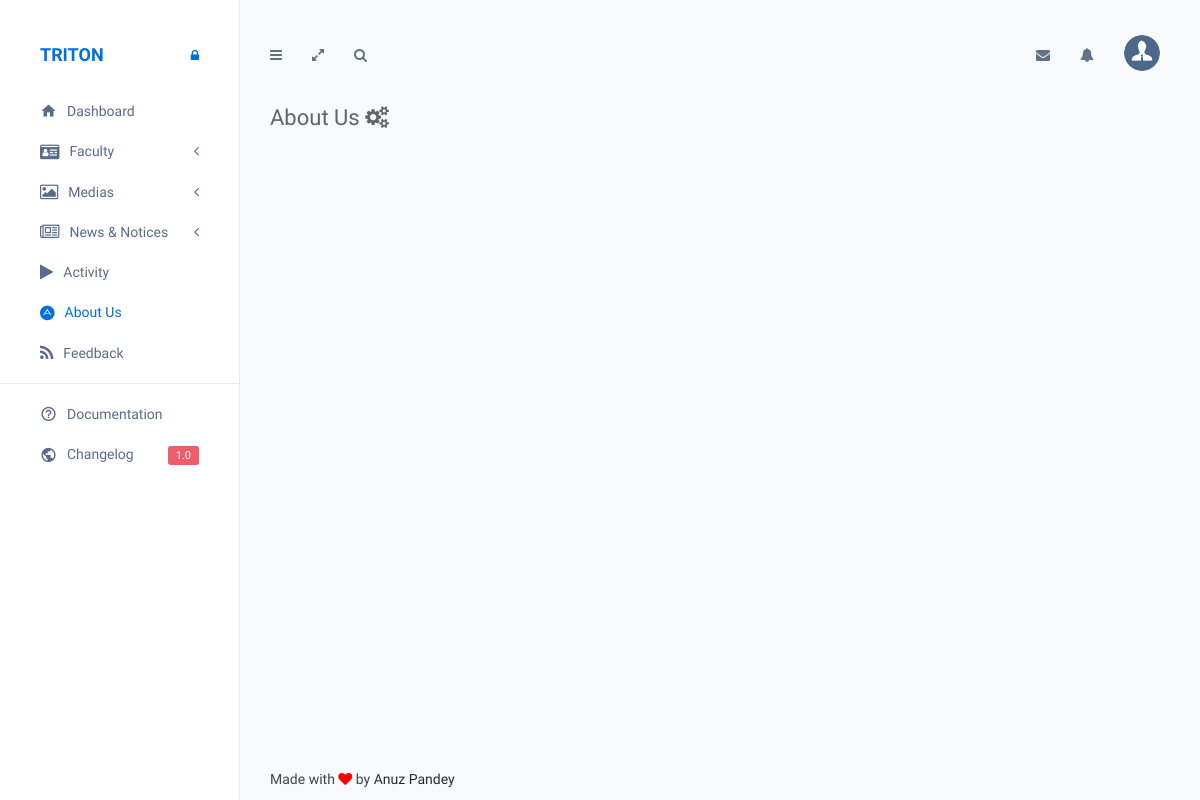
/cpanel/aboutUs.php (signed in), run on an earlier commit of the app's database.
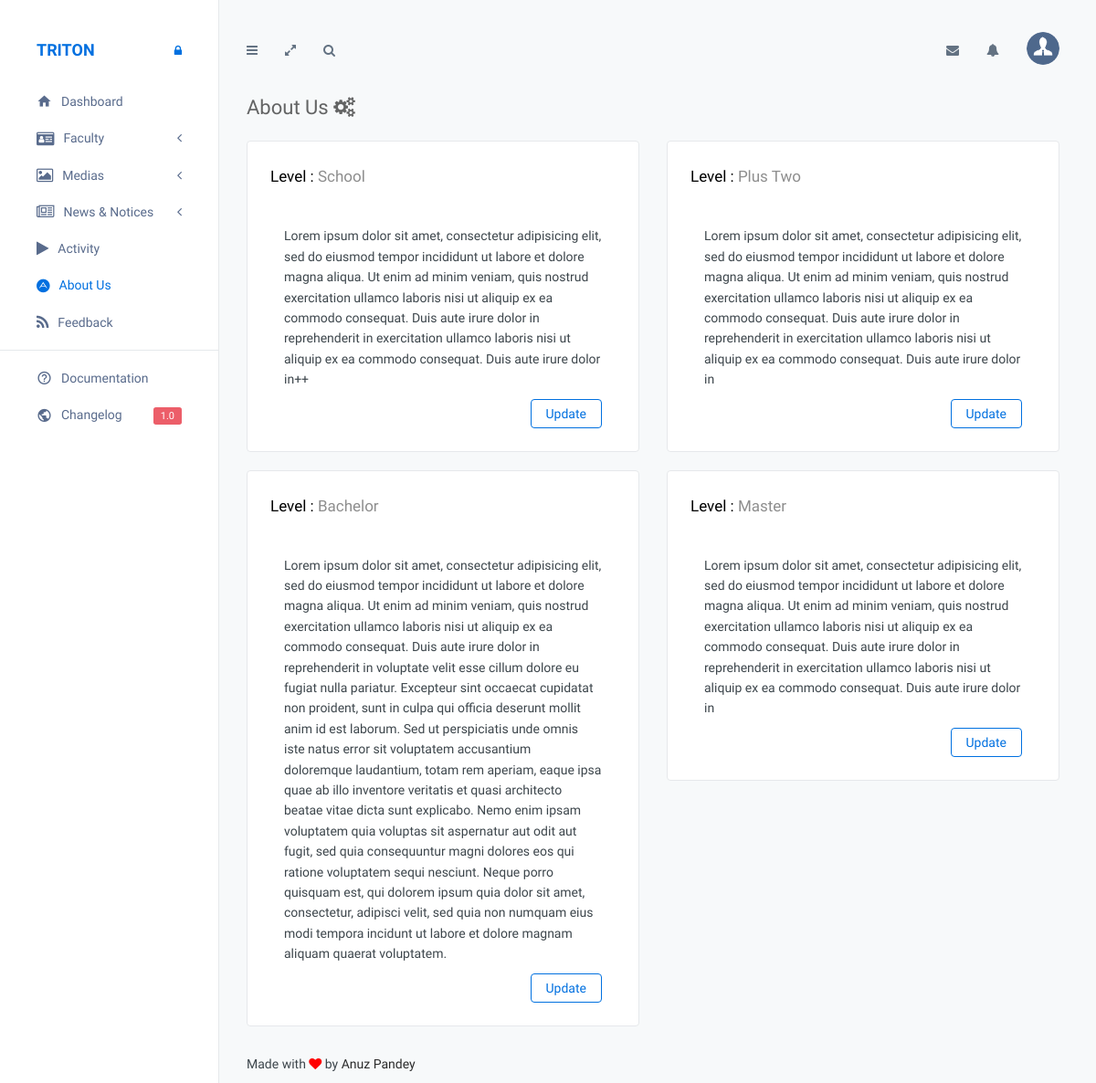
And on a later commit of the database.
### tables this page shows
CREATE TABLE `tbl_aboutus` (
  `abt_id` int(11) NOT NULL,
  `about_us_text` text NOT NULL,
  `featured_image` varchar(100) NOT NULL,
  `abtus_level` int(11) NOT NULL
);

CREATE TABLE `tbl_level` (
  `level_id` int(11) NOT NULL,
  `level_name` varchar(100) NOT NULL,
  `updated_date` date NOT NULL
);

### cpanel/aboutUs.php (the view, shortened to what the changed rows need)
<?php
require_once('../connection.php');
	?>
<!DOCTYPE html>
<html lang="en">
<head>
    <link href="../assets/plugins/bootstrap/css/bootstrap.min.css" rel="stylesheet">
    <link href="../assets/plugins/font-awesome/css/font-awesome.min.css" rel="stylesheet">
    <link href="../assets/plugins/icomoon/style.css" rel="stylesheet">
    <link href="../assets/plugins/uniform/css/default.css" rel="stylesheet" />
    <link href="../assets/plugins/switchery/switchery.min.css" rel="stylesheet" />
    <link href="../assets/plugins/nvd3/nv.d3.min.css" rel="stylesheet">
    <link href="../assets/plugins/switchery/switchery.min.css" rel="stylesheet" />
    <link href="../assets/plugins/dropzone/dropzone.min.css" rel="stylesheet">
    <link href="../assets/plugins/plupload/js/jquery.plupload.queue/css/jquery.plupload.queue.css" rel="stylesheet" type="text/css" />
    <link href="../assets/css/triton.css" rel="stylesheet">
    <link href="../assets/css/themes/admin.css" rel="stylesheet">
    <link href="../assets/css/custom.css" rel="stylesheet">
</head>
<body>
    <div class="page-container">
        <div class="page-content">
            <div class="page-inner">
                <div id="main-wrapper">
                    <div class="row">
		<?php
		$query_check = "SELECT * FROM tbl_aboutus AS a, tbl_level AS l WHERE l.level_id=a.abtus_level";
		$result = $conn->query( $query_check );
		?>
		<?php
			while($data = $result->fetch_array())
			{
		?>
                        <div class="col-md-6">
                            <div class="profile-timeline">
                                <ul class="list-unstyled">
                                    <li class="timeline-item">
                                        <div class="panel panel-white">
                                            <div class="panel-body">
                                                <div class="timeline-item-header">
                                                    <p>Level : <span><?php echo  $data['level_name']; ?></span></p>
                                                </div>
                                                <div class="timeline-item-post">
                                                    <div class="col-md-12">
                                                        <img src='aboutUsImage/<?php echo $data['featured_image']; ?>' class="img-responsive img-rounded" alt=""> <br>
                                                        <p><?php echo $data['about_us_text']; ?></p>
														<a href="updateAboutUs.php?id=<?php echo $data['abt_id']; ?>">
                                                        	<button class="btn btn-default pull-right">Update</button>
														</a>
                                                    </div>
                                                </div>
                                            </div>
                                        </div>
                                    </li>
                                </ul>
                            </div>
                        </div>
			<?php
				}
			?>
                    </div>
                </div>
            </div>
        </div>
    </div>
</body>
</html>

What changed in the data, as far as the page shows it:
added tbl_aboutus: tbl_level.level_name "School", about_us_text "Lorem ipsum dolor sit amet, consectetur adipisicing elit, sed do eiusmod tempor incididunt ut labore et dolore magna aliqua. Ut enim ad minim veniam, quis nostrud exercitation ullamco laboris nisi ut aliquip ex ea commodo consequat. Duis aute irure dolor in reprehenderit in exercitation ullamco laboris nisi ut aliquip ex ea commodo consequat. Duis aute irure dolor in++"
added tbl_aboutus: tbl_level.level_name "Plus Two", about_us_text "Lorem ipsum dolor sit amet, consectetur adipisicing elit, sed do eiusmod tempor incididunt ut labore et dolore magna aliqua. Ut enim ad minim veniam, quis nostrud exercitation ullamco laboris nisi ut aliquip ex ea commodo consequat. Duis aute irure dolor in reprehenderit in exercitation ullamco laboris nisi ut aliquip ex ea commodo consequat. Duis aute irure dolor in"
added tbl_aboutus: tbl_level.level_name "Bachelor", about_us_text "Lorem ipsum dolor sit amet, consectetur adipisicing elit, sed do eiusmod tempor incididunt ut labore et dolore magna aliqua. Ut enim ad minim veniam, quis nostrud exercitation ullamco laboris nisi ut aliquip ex ea commodo consequat. Duis aute irure dolor in reprehenderit in voluptate velit esse cillum dolore eu fugiat nulla pariatur. Excepteur sint occaecat cupidatat non proident, sunt in culpa qui officia deserunt mollit anim id est laborum. Sed ut perspiciatis unde omnis iste natus error sit voluptatem accusantium doloremque laudantium, totam rem aperiam, eaque ipsa quae ab illo inventore veritatis et quasi architecto beatae vitae dicta sunt explicabo. Nemo enim ipsam voluptatem quia…"
added tbl_aboutus: tbl_level.level_name "Master", about_us_text "Lorem ipsum dolor sit amet, consectetur adipisicing elit, sed do eiusmod tempor incididunt ut labore et dolore magna aliqua. Ut enim ad minim veniam, quis nostrud exercitation ullamco laboris nisi ut aliquip ex ea commodo consequat. Duis aute irure dolor in reprehenderit in exercitation ullamco laboris nisi ut aliquip ex ea commodo consequat. Duis aute irure dolor in"
